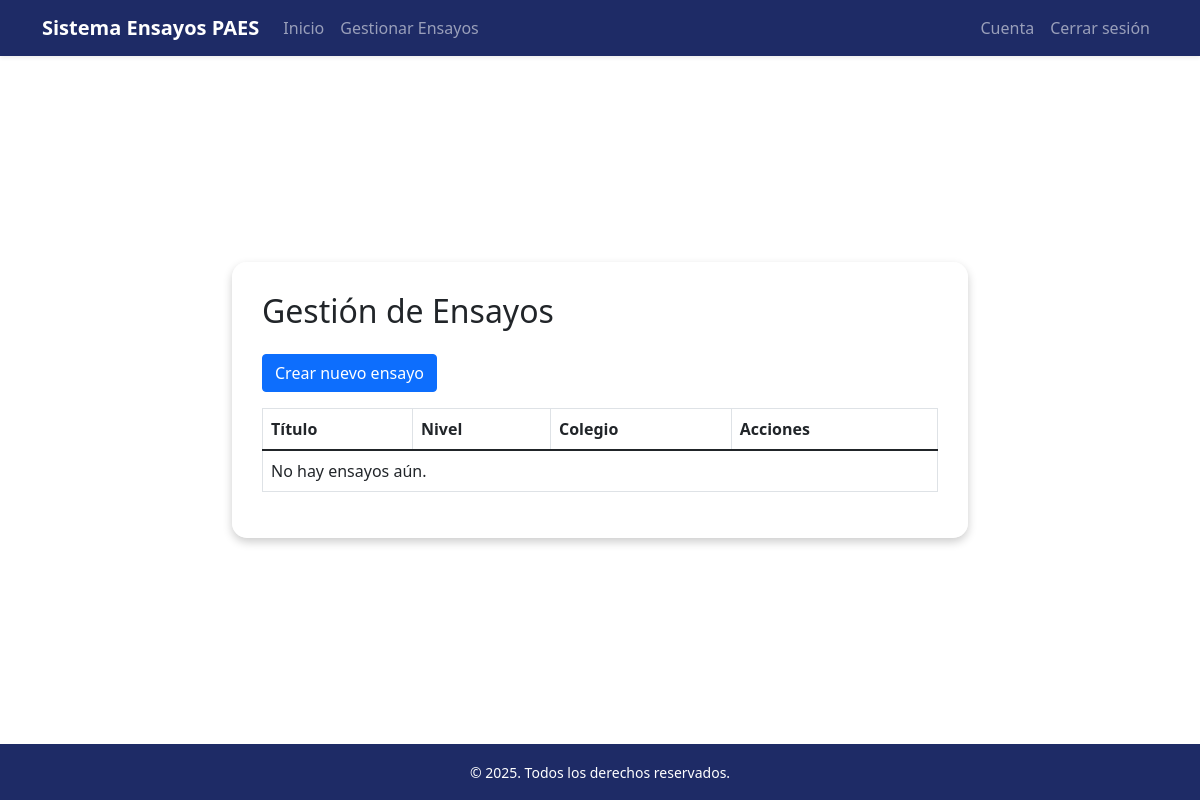
Page /docente/ensayos_docente/ on the earlier database version.
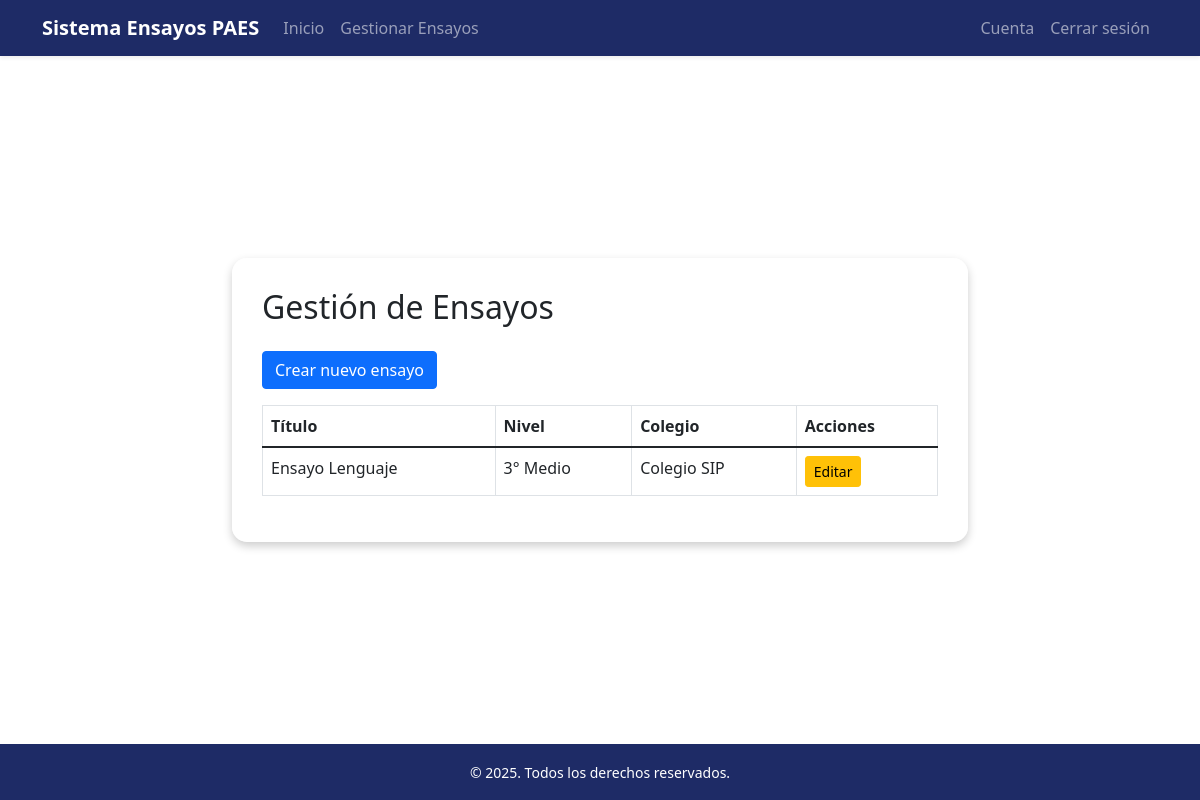
Same page on the later database version.
### AutoridadDocente/models.py (models this page shows, shortened)
class Ensayo(models.Model):
    titulo = models.CharField(max_length=200)
    nivel = models.CharField(max_length=50, choices=User.NIVELES)
    colegio = models.CharField(max_length=100)
    temas = models.ManyToManyField(Tema,blank=True)
    preguntas = models.ManyToManyField(Pregunta,blank=True)
    fecha_creacion = models.DateTimeField(auto_now_add=True)

### AutoridadDocente/views.py (the view)
# urls.py: path('ensayos_docente/', views.ensayos_view, name='ensayos_docente'),
def ensayos_view(request):
    ensayos = Ensayo.objects.all()
    return render(request, 'ensayos_docente.html', {'ensayos': ensayos})

### AutoridadDocente/templates/ensayos_docente.html
{% extends 'base_docente.html' %}
{% load static %}
{% block navegacion %}
<li class="nav-item"><a class="nav-link" href="{% url 'docente_index' %}">Inicio</a></li>
<li class="nav-item"><a class="nav-link" href="{% url 'ensayos_docente' %}">Gestionar Ensayos</a></li>
{% endblock %}
{% block cuenta-atras %}
<li class="nav-item"><a class="nav-link" href="{% url 'cuenta_docente' %}">Cuenta</a></li>
<li class="nav-item"><a href="{% url 'logout' %}" class="nav-link">Cerrar sesión</a></li>
{% endblock %}
{% block content %}
<h2 class="mb-4">Gestión de Ensayos</h2>
<a class="btn btn-primary mb-3" href="{% url 'crear_ensayo' %}">Crear nuevo ensayo</a>
<table class="table table-bordered">
  <thead>
    <tr>
      <th>Título</th>
      <th>Nivel</th>
      <th>Colegio</th>
      <th>Acciones</th>
    </tr>
  </thead>
  <tbody>
    {% for ensayo in ensayos %}
    <tr>
      <td>{{ ensayo.titulo }}</td>
      <td>{{ ensayo.get_nivel_display }}</td>
      <td>{{ ensayo.colegio }}</td>
      <td>
        <a href="{% url 'editar_ensayo' ensayo.id %}" class="btn btn-sm btn-warning">Editar</a>
      </td>
    </tr>
    {% empty %}
    <tr><td colspan="5">No hay ensayos aún.</td></tr>
    {% endfor %}
  </tbody>
</table>
{% endblock %}

### AutoridadDocente/templates/base_docente.html (shortened to what this page needs)
<!DOCTYPE html>
<html lang="es">
<head>
  <link href="https://cdn.jsdelivr.net/npm/bootstrap@5.1.3/dist/css/bootstrap.min.css" rel="stylesheet">
</head>
<body class="d-flex flex-column min-vh-100">
  <nav class="navbar navbar-expand-lg navbar-dark  shadow-sm" style="background-color: #1e2b66;">
    <div class="container">
      <a class="navbar-brand fw-bold" href="{% url 'docente_index' %}">Sistema Ensayos PAES</a>
      <div class="collapse navbar-collapse" id="navbarNav">
        <ul class="navbar-nav">
          {% block navegacion %}
          {% endblock %}
        </ul>
        <ul class="navbar-nav ms-auto">
          <li class="nav-item">
            {% block cuenta-atras %}
            {% endblock %}
          </li>
        </ul>
      </div>
    </div>
  </nav>
  <main class="flex-grow-1 d-flex align-items-center justify-content-center">
    <div class="container">
      <div class="row justify-content-center">
        <div class="col-lg-8 col-md-10">
          <div class="content-container">
            {% block content %}
            {% endblock %}
          </div>
        </div>
      </div>
    </div>
  </main>
  <footer style="background-color: #1e2b66;" class=" text-white text-center py-3">
    <div class="container">
      <small>© 2025. Todos los derechos reservados.</small>
    </div>
  </footer>
</body>
</html>

### AutoridadDocente/templates/base_docente.html (style rules this page uses)
.content-container { background-color: rgba(255, 255, 255, 0.7); border-radius: 15px; padding: 30px; box-shadow: 0 4px 10px rgba(0, 0, 0, 0.2); }

Differences in the rows shown:
added Ensayo: titulo "Ensayo Lenguaje", nivel "3° Medio", colegio "Colegio SIP"
Other differences:
text no longer shown: "No hay ensayos aún."
